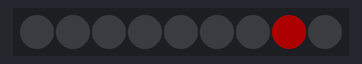
Bench run of a sketch on a simulated Arduino Uno, built with avr-gcc and run on an emulated ATmega328P. Shown: 9 RGB LEDs in strip order, left to right. Dim RGB values are drawn brighter than linear; random numbers use the default seed unless the sketch sets one.

Above: at 0.1 s.
At 2.1 s:
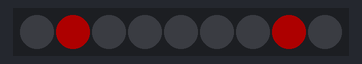
At 4.1 s:
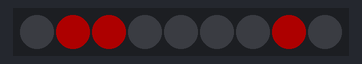
At 10.1 s:
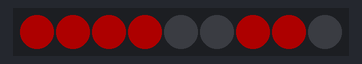
At 21.6 s:
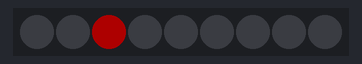
At 35.6 s:
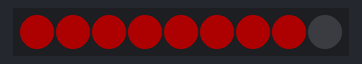

Measured:
- what the display in image 1 shows lasts 2.0 s, from 2.0 s to 4.0 s
- what the display in image 5 shows lasts 3.0 s, from 35.5 s to 38.5 s

The sketch:

stargate_led.ino
```cpp
// https://arduino-france.site/bibliotheque-fastled/
#include "FastLED.h"

#define NUM_LEDS 9 // nombre de LEDs
#define PIN 4 // port de connexion ws2812b
int ledArray[9] = {0, 0, 0, 0, 0, 0, 0, 0, 0};
CRGB leds[NUM_LEDS];
int randomLed ;

  int i, j = 0;

void setup() {
   FastLED.addLeds <WS2812, PIN, GRB>(leds, NUM_LEDS).setCorrection(TypicalLEDStrip);
   FastLED.setBrightness(50);


}

void loop() {


  i = random(0, 8);

  if (ledArray[i] == 0) {
    leds[i] = CRGB::Red;
    FastLED.show();
    delay(2000);
    ledArray[i] = 1;
    j++;
  }


  if (j== 8) {
    delay(1000);
    for (i=0; i<9;i++) {
    leds[i] = CHSV(0, 255, 0);
    FastLED.show();
    delay(500);
    }
    j=0;
    for (i=0; i<9;i++) {
      ledArray[i] = 0;
    }
  }


}
```
